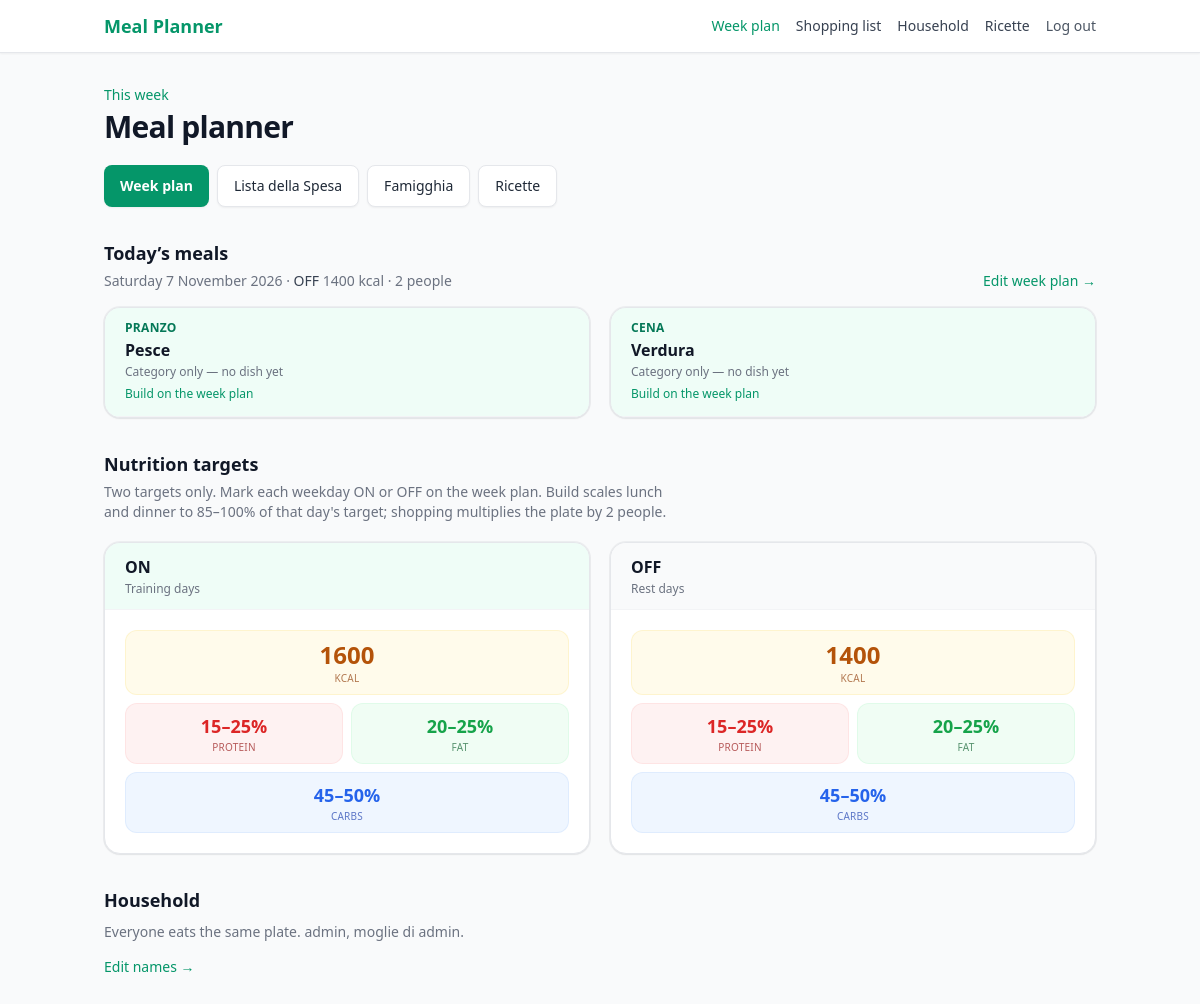
The page / on the database its author committed.
### core/models.py (models this page shows, shortened)
class NutritionTarget(models.Model):
    owner = models.ForeignKey(User, null=True, blank=True, on_delete=models.CASCADE, related_name='nutrition_targets')
    is_system = models.BooleanField(default=False)
    kind = models.CharField(
        max_length=8,
        choices=DayKind.choices,
        unique=True,
        null=True,
        blank=True,
        help_text='ON or OFF day. Only these two targets are used.',
    )
    name = models.CharField(max_length=100, help_text='ON or OFF')
    target_kcal = models.PositiveIntegerField(default=2000)
    target_protein = models.PositiveIntegerField(default=150, help_text='grams (midpoint of the protein % range)')
    target_carbs = models.PositiveIntegerField(default=200, help_text='grams (midpoint of the carb % range)')
    target_fat = models.PositiveIntegerField(default=70, help_text='grams (midpoint of the fat % range)')
    protein_pct_min = models.PositiveSmallIntegerField(default=15)
    protein_pct_max = models.PositiveSmallIntegerField(default=25)
    carbs_pct_min = models.PositiveSmallIntegerField(default=45)
    carbs_pct_max = models.PositiveSmallIntegerField(default=50)
    fat_pct_min = models.PositiveSmallIntegerField(default=20)
    fat_pct_max = models.PositiveSmallIntegerField(default=25)
    diet_style = models.CharField(
        max_length=20,
        choices=DietStyle.choices,
        default=DietStyle.NONE
    )
    created_at = models.DateTimeField(auto_now_add=True, editable=False)

class MealSlot(models.Model):
    user = models.ForeignKey(User, on_delete=models.CASCADE, related_name='meal_slots')
    name = models.CharField(max_length=50)
    order = models.PositiveSmallIntegerField()
    class Meta:
        ordering = ['order']
        unique_together = [('user', 'order')]

class HouseholdMember(models.Model):
    household = models.ForeignKey(Household, on_delete=models.CASCADE, related_name='members')
    display_name = models.CharField(max_length=80)
    sort_order = models.PositiveSmallIntegerField(default=0)
    class Meta:
        ordering = ['sort_order', 'id']

### core/views.py (the view)
# urls.py: path('', views.dashboard, name='dashboard'),
@login_required
@require_http_methods(['GET', 'POST'])
def dashboard(request):
    user = request.user
    household, members, member_count = _household_context(user)
    today = date.today()
    week_plan, _monday = get_current_week_plan(user)
    day = today.weekday()
    targets_by_kind, day_targets = targets_for_week_plan(week_plan)
    day_target = day_targets.get(day)
    kind = day_target.kind if day_target else DayKind.OFF
    meal_slots = list(MealSlot.objects.filter(user=user).order_by('order'))
    rescale_assigned_portions(week_plan, meal_slots, day_targets)
    today_slots, day_effective = build_today_slots(
        meal_slots, _slots_assigned_on(week_plan, day), member_count
    )
    assigned_today = _slots_assigned_on(week_plan, day)
    skipped_today = [
        meal_slot for meal_slot in meal_slots
        if (plan_slot := assigned_today.get(meal_slot.id)) and plan_slot.skipped # noqa
    ]
    return render(
        request,
        'core/dashboard.html',
        {
            'household': household,
            'members': members,
            'member_count': member_count,
            'on_target': targets_by_kind.get(DayKind.ON),
            'off_target': targets_by_kind.get(DayKind.OFF),
            'today': today,
            'today_day': day,
            'today_label': WeekDay(day).label,
            'today_kind': kind,
            'day_target': day_target,
            'today_slots': today_slots,
            'day_effective': day_effective,
            'day_expected': expected_macros_for_day(
                day_target, member_count,
                skipped_meal_slots=skipped_today, all_slots=meal_slots,
            ),
        },
    )

### core/templates/core/dashboard.html (shortened to what this page needs)
{% extends "base.html" %}
{% block content %}
<div class="max-w-5xl mx-auto">
    <header class="mb-8">
        <p class="text-sm font-medium text-emerald-600 mb-1">This week</p>
        <h1 class="text-3xl font-bold text-gray-900 tracking-tight">Meal planner</h1>
        <div class="mt-5 flex flex-wrap gap-2">
            <a href="{% url 'core:week_plan' %}"
               class="inline-flex items-center gap-2 rounded-lg bg-emerald-600 text-white px-4 py-2.5 text-sm font-semibold shadow-sm hover:bg-emerald-700 transition-colors">
                Week plan
            </a>
            <a href="{% url 'core:shopping_list' %}"
               class="inline-flex items-center gap-2 rounded-lg border border-gray-200 bg-white text-gray-800 px-4 py-2.5 text-sm font-medium shadow-sm hover:bg-gray-50 transition-colors">
                Lista della Spesa
            </a>
            <a href="{% url 'core:household' %}"
               class="inline-flex items-center gap-2 rounded-lg border border-gray-200 bg-white text-gray-800 px-4 py-2.5 text-sm font-medium shadow-sm hover:bg-gray-50 transition-colors">
                Famigghia
            </a>
            <a href="{% url 'core:recipes' %}"
               class="inline-flex items-center gap-2 rounded-lg border border-gray-200 bg-white text-gray-800 px-4 py-2.5 text-sm font-medium shadow-sm hover:bg-gray-50 transition-colors">
                Ricette
            </a>
        </div>
    </header>
    <section class="mb-8">
        <div class="flex flex-col gap-1 sm:flex-row sm:items-end sm:justify-between mb-4">
            <div>
                <h2 class="text-lg font-semibold text-gray-900">Today’s meals</h2>
                <p class="text-sm text-gray-500 mt-1">
                    {{ today_label }} {{ today|date:"j F Y" }}
                    · <span class="font-medium text-gray-700">{{ today_kind|upper }}</span>
                    {% if day_target %}{{ day_target.target_kcal }} kcal{% endif %}
                    · {{ member_count }} {{ member_count|pluralize:"person,people" }}
                </p>
            </div>
            <a href="{% url 'core:week_plan' %}" class="text-sm font-medium text-emerald-600 hover:text-emerald-800">
                Edit week plan →
            </a>
        </div>
        {% if not today_slots %}
        <p class="text-sm text-gray-600">No lunch or dinner slots. Recreate the profile or add slots in admin.</p>
        {% else %}
        <div class="grid gap-5 {% if today_slots|length > 1 %}md:grid-cols-2{% endif %}">
            {% for row in today_slots %}
            <article class="rounded-2xl border border-gray-200 bg-white shadow-sm overflow-hidden ring-1 ring-gray-900/5">
                <div class="border-b border-gray-100 px-5 py-3 {% if row.meal or row.genre_label %}bg-emerald-50/80{% else %}bg-gray-50{% endif %}">
                    <p class="text-xs font-semibold uppercase tracking-wide text-emerald-700">{{ row.slot.name }}</p>
                    {% if row.meal %}
                    <h3 class="font-semibold text-gray-900 mt-0.5">{{ row.meal.name }}</h3>
                    {% elif row.skipped %}
                    <h3 class="font-semibold text-gray-500 mt-0.5">No meal planned</h3>
                    <p class="text-xs text-gray-500 mt-0.5">Marked as skipped — excluded from today's target.</p>
                    {% elif row.genre_label %}
                    <h3 class="font-semibold text-gray-900 mt-0.5">{{ row.genre_label }}</h3>
                    <p class="text-xs text-gray-500 mt-0.5">Category only — no dish yet</p>
                    <a href="{% url 'core:week_plan' %}" class="text-xs font-medium text-emerald-600 hover:text-emerald-800">Build on the week plan</a>
                    {% else %}
                    <h3 class="font-semibold text-gray-500 mt-0.5">Not assigned</h3>
                    <a href="{% url 'core:week_plan' %}" class="text-xs font-medium text-emerald-600 hover:text-emerald-800">Set a category on the week plan</a>
                    {% endif %}
                </div>
            </article>
            {% endfor %}
        </div>
        {% endif %}
    </section>
    <section class="mb-8">
        <h2 class="text-lg font-semibold text-gray-900">Nutrition targets</h2>
        <p class="text-sm text-gray-500 mt-1 mb-5 max-w-xl">
            Two targets only. Mark each weekday ON or OFF on the week plan.
            Build scales lunch and dinner to 85–100% of that day's target;
            shopping multiplies the plate by
            {{ members|length }} {{ members|length|pluralize:"person,people" }}.
        </p>
        <div class="grid gap-5 md:grid-cols-2">
            {% if on_target %}
            <article class="rounded-2xl border border-gray-200 bg-white shadow-sm overflow-hidden ring-1 ring-gray-900/5">
                <div class="border-b border-gray-100 bg-emerald-50/80 px-5 py-3">
                    <h3 class="font-semibold text-gray-900">ON</h3>
                    <p class="text-xs text-gray-500 mt-0.5">Training days</p>
                </div>
                <div class="p-5">
                    <div class="grid grid-cols-2 gap-2">
                        <div class="rounded-xl bg-amber-50 px-3 py-2 text-center border border-amber-100/80 col-span-2">
                            <p class="text-2xl font-bold text-amber-700">{{ on_target.target_kcal }}</p>
                            <p class="text-[10px] uppercase tracking-wide text-amber-800/70">kcal</p>
                        </div>
                        <div class="rounded-xl bg-red-50 px-3 py-2 text-center border border-red-100/80">
                            <p class="text-lg font-bold text-red-600">{{ on_target.protein_pct_min }}–{{ on_target.protein_pct_max }}%</p>
                            <p class="text-[10px] uppercase tracking-wide text-red-800/70">protein</p>
                        </div>
                        <div class="rounded-xl bg-green-50 px-3 py-2 text-center border border-green-100/80">
                            <p class="text-lg font-bold text-green-600">{{ on_target.fat_pct_min }}–{{ on_target.fat_pct_max }}%</p>
                            <p class="text-[10px] uppercase tracking-wide text-green-800/70">fat</p>
                        </div>
                        <div class="rounded-xl bg-blue-50 px-3 py-2 text-center border border-blue-100/80 col-span-2">
                            <p class="text-lg font-bold text-blue-600">{{ on_target.carbs_pct_min }}–{{ on_target.carbs_pct_max }}%</p>
                            <p class="text-[10px] uppercase tracking-wide text-blue-800/70">carbs</p>
                        </div>
                    </div>
                </div>
            </article>
            {% endif %}
            {% if off_target %}
            <article class="rounded-2xl border border-gray-200 bg-white shadow-sm overflow-hidden ring-1 ring-gray-900/5">
                <div class="border-b border-gray-100 bg-gray-50 px-5 py-3">
                    <h3 class="font-semibold text-gray-900">OFF</h3>
                    <p class="text-xs text-gray-500 mt-0.5">Rest days</p>
                </div>
                <div class="p-5">
                    <div class="grid grid-cols-2 gap-2">
                        <div class="rounded-xl bg-amber-50 px-3 py-2 text-center border border-amber-100/80 col-span-2">
                            <p class="text-2xl font-bold text-amber-700">{{ off_target.target_kcal }}</p>
                            <p class="text-[10px] uppercase tracking-wide text-amber-800/70">kcal</p>
                        </div>
                        <div class="rounded-xl bg-red-50 px-3 py-2 text-center border border-red-100/80">
                            <p class="text-lg font-bold text-red-600">{{ off_target.protein_pct_min }}–{{ off_target.protein_pct_max }}%</p>
                            <p class="text-[10px] uppercase tracking-wide text-red-800/70">protein</p>
                        </div>
                        <div class="rounded-xl bg-green-50 px-3 py-2 text-center border border-green-100/80">
                            <p class="text-lg font-bold text-green-600">{{ off_target.fat_pct_min }}–{{ off_target.fat_pct_max }}%</p>
                            <p class="text-[10px] uppercase tracking-wide text-green-800/70">fat</p>
                        </div>
                        <div class="rounded-xl bg-blue-50 px-3 py-2 text-center border border-blue-100/80 col-span-2">
                            <p class="text-lg font-bold text-blue-600">{{ off_target.carbs_pct_min }}–{{ off_target.carbs_pct_max }}%</p>
                            <p class="text-[10px] uppercase tracking-wide text-blue-800/70">carbs</p>
                        </div>
                    </div>
                </div>
            </article>
            {% endif %}
        </div>
    </section>
    <section>
        <h2 class="text-lg font-semibold text-gray-900 mb-2">Household</h2>
        <p class="text-sm text-gray-500 mb-3">
            Everyone eats the same plate.
            {% for m in members %}{{ m.display_name }}{% if not forloop.last %}, {% endif %}{% empty %}No members{% endfor %}.
        </p>
        <a href="{% url 'core:household' %}" class="text-sm font-medium text-emerald-600 hover:text-emerald-800">
            Edit names →
        </a>
    </section>
</div>
{% endblock %}

### templates/base.html (shortened to what this page needs)
<!DOCTYPE html>
<html lang="en">
<head>
    {% load static %}
    <script src="https://cdn.tailwindcss.com"></script>
</head>
<body class="bg-gray-50 text-gray-900 min-h-screen">
    <nav class="bg-white shadow-sm border-b border-gray-200">
    <div class="max-w-5xl mx-auto px-4 py-3">
        <div class="flex items-center justify-between">
            <a href="/" class="font-bold text-lg text-emerald-600">Meal Planner</a>
            <div class="hidden md:flex items-center gap-4 text-sm">
                <a href="{% url 'core:week_plan' %}" class="text-emerald-600 hover:text-emerald-800 font-medium">Week plan</a>
                <a href="{% url 'core:shopping_list' %}" class="text-gray-700 hover:text-gray-900 font-medium">Shopping list</a>
                <a href="{% url 'core:household' %}" class="text-gray-700 hover:text-gray-900 font-medium">Household</a>
                <a href="{% url 'core:recipes' %}" class="text-gray-700 hover:text-gray-900 font-medium">Ricette</a>
                {% if request.user.is_authenticated %}
                    <form method="post" action="{% url 'logout' %}">
                        <button type="submit" class="text-gray-600 hover:text-gray-900">Log out</button>
                    </form>
                {% endif %}
            </div>
        </div>
    </div>
    </nav>
    <main class="{% block main_class %}max-w-5xl mx-auto px-4 py-8{% endblock %}">
        {% block content %}{% endblock %}
    </main>
</body>
</html>

### rows shown on the page
NutritionTarget: kind "OFF", target_kcal "1400", protein_pct_min "15", protein_pct_max "25", fat_pct_min "20", fat_pct_max "25", carbs_pct_min "45", carbs_pct_max "50"
MealSlot: slot.name "PRANZO", genre_label "Pesce"
MealSlot: slot.name "CENA", genre_label "Verdura"
NutritionTarget: target_kcal "1600", protein_pct_min "15", protein_pct_max "25", fat_pct_min "20", fat_pct_max "25", carbs_pct_min "45", carbs_pct_max "50"
HouseholdMember: display_name "admin"
HouseholdMember: display_name "moglie di admin"

### other values the page prints
{{ today_label }} "Saturday"
{{ today|date:"j F Y" }} "7 November 2026"
{{ member_count }} "2"
{{ members|length }} "2"
